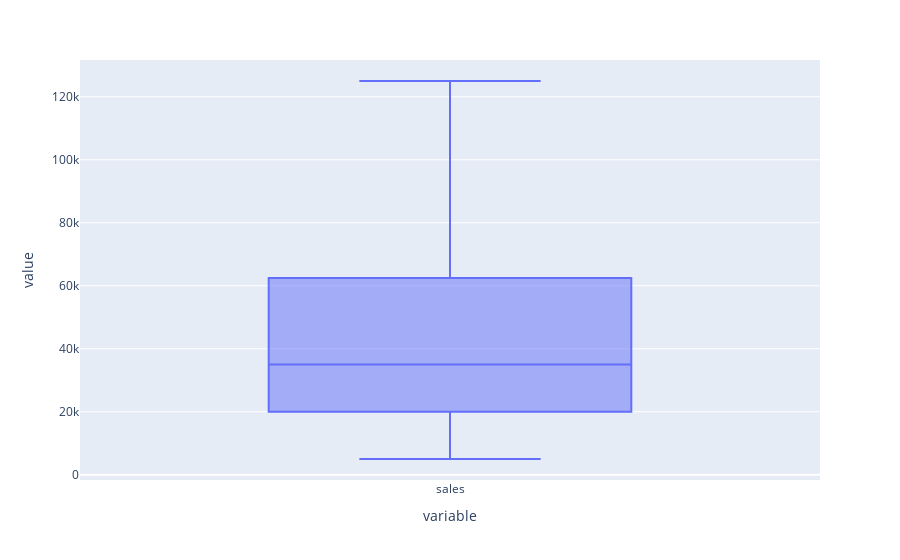

The notebook cell this image was saved under:
### Code cell
px.box(md['sales'])

### Figure 1 — Plotly figure (JSON) as saved in the notebook; plotly's stock layout.template omitted (floating-point values rounded to 4 significant figures; data arrays with more than 128 entries replaced by an {"elided": "..."} marker saying what was removed)
{"data": [{"alignmentgroup": "True", "hovertemplate": "variable=%{x}<br>value=%{y}<extra></extra>", "legendgroup": "", "marker": {"color": "#636efa"}, "name": "", "notched": false, "offsetgroup": "", "orientation": "v", "showlegend": false, "type": "box", "x": {"elided": "7409 str values"}, "x0": " ", "xaxis": "x", "y": {"elided": "7409 int values"}, "y0": " ", "yaxis": "y"}], "layout": {"autosize": true, "boxmode": "group", "legend": {"tracegroupgap": 0}, "margin": {"t": 60}, "xaxis": {"anchor": "y", "autorange": true, "domain": [0, 1], "range": [-0.5, 0.5], "title": {"text": "variable"}, "type": "category"}, "yaxis": {"anchor": "x", "autorange": true, "domain": [0, 1], "range": [-1667.0, 131700.0], "title": {"text": "value"}, "type": "linear"}}}
